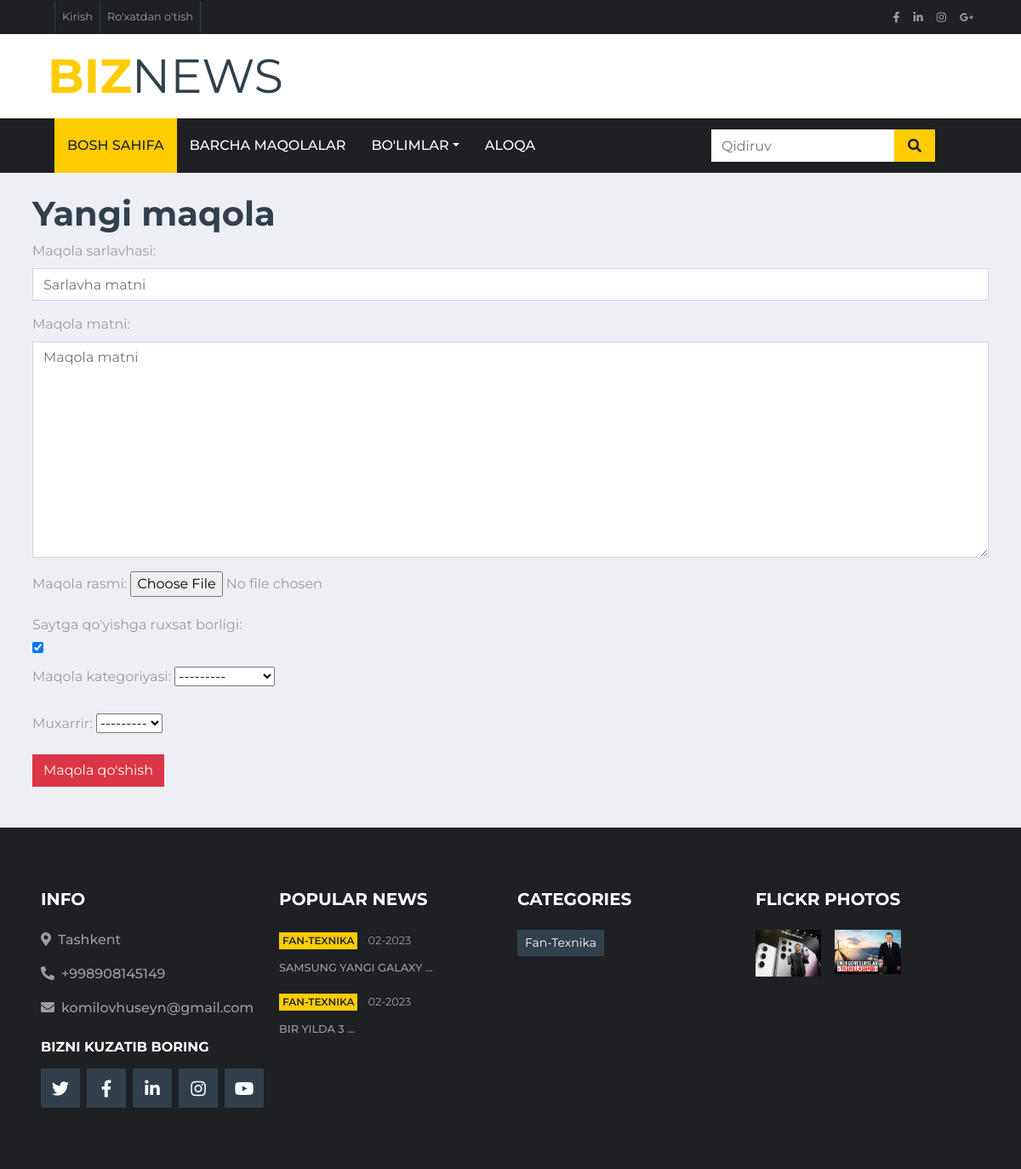
/posts/new/, run on the app's committed database.
### posts/models.py (models this page shows, shortened)
class CategoryPosts(models.Model):
    title = models.CharField(max_length=150, verbose_name="Maqola kategoriyasi", unique=True)
    def __str__(self):
        return self.title
    class Meta:
        verbose_name = "Maqola kategoriyasi"
        verbose_name_plural = "Maqolalar kategoriyalari"

class PostArticles(models.Model):
    title = models.CharField(max_length=300, verbose_name="Maqola sarlavhasi")
    content = models.TextField(verbose_name="Maqola matni")
    photo = models.ImageField(upload_to='photo/', blank=True, null=True, verbose_name="Maqola rasmi")
    watched = models.IntegerField(default=0, verbose_name="Ko'rishlar soni")
    created_ad = models.DateTimeField(auto_now_add=True, verbose_name="Maqola yaratilgan vaqti")
    update_ad = models.DateTimeField(auto_now=True, verbose_name="Tahrirlangan vaqti")
    is_published = models.BooleanField(default=True, verbose_name="Saytga qo'yishga ruxsat borligi")
    category = models.ForeignKey(CategoryPosts, on_delete=models.CASCADE, verbose_name="Maqola kategoriyasi")
    author = models.ForeignKey(User, default=None, null=True, on_delete=models.CASCADE, verbose_name="Muxarrir")
    class Meta:
        verbose_name = "Maqola"
        verbose_name_plural = "Maqolalar"

### posts/views.py (the view)
# urls.py: path('new/', create_post_articles, name="new"),
def create_post_articles(request):
    if request.method == "POST":
        form = PostArticlesForms(data=request.POST)
        if form.is_valid():
            form.save()
            return redirect('index')
    else:
        form = PostArticlesForms
        context = {
            "title": "Maqola qo'shish",
            'form': form
        }
        return render(request, 'posts/new_article.html', context)

### posts/templatetags/posts_tags.py (called while the page is built)
@register.simple_tag()
def posts_tags():
    return CategoryPosts.objects.all()

@register.simple_tag()
def posts_article_slider():
    article = PostArticles.objects.filter(is_published=True).select_related(
        'category')
    return article[:4]

### posts/templates/posts/new_article.html (shortened to what this page needs)
{% extends 'base.html' %}
{% block main %}
<div class="container"><br>
    <h1>Yangi maqola</h1>
    <form action="" method="post" enctype="multipart/form-data">{% csrf_token %}
        {{ form.as_p }}
        {% if 'update' in request.path %}
        <input type="submit" class="btn btn-danger" value="O'zgarishni saqlash">
        <a href="{{ postarticles.get_absolute_url }}" class="btn btn-danger">O'rqaga</a>
        {% else %}
        <input type="submit" class="btn btn-danger" value="Maqola qo'shish">
        {% endif %}
    </form>
</div>
{% endblock main %}

### templates/components/_footer.html (shortened to what this page needs)
{% load posts_tags %}
{% block footer %}
<div class="container-fluid bg-dark pt-5 px-sm-3 px-md-5 mt-5">
    <div class="row py-4">
        <div class="col-lg-3 col-md-6 mb-5">
            <h5 class="mb-4 text-white text-uppercase font-weight-bold">Info</h5>
            <p class="font-weight-medium"><i class="fa fa-map-marker-alt mr-2"></i>Tashkent</p>
            <p class="font-weight-medium"><i class="fa fa-phone-alt mr-2"></i>+998908145149</p>
            <p class="font-weight-medium"><i class="fa fa-envelope mr-2"></i>komilovhuseyn@gmail.com</p>
            <h6 class="mt-4 mb-3 text-white text-uppercase font-weight-bold">Bizni kuzatib boring</h6>
            <div class="d-flex justify-content-start">
                <a class="btn btn-lg btn-secondary btn-lg-square mr-2" href="#"><i class="fab fa-twitter"></i></a>
                <a class="btn btn-lg btn-secondary btn-lg-square mr-2" href="#"><i class="fab fa-facebook-f"></i></a>
                <a class="btn btn-lg btn-secondary btn-lg-square mr-2" href="#"><i class="fab fa-linkedin-in"></i></a>
                <a class="btn btn-lg btn-secondary btn-lg-square mr-2" href="#"><i class="fab fa-instagram"></i></a>
                <a class="btn btn-lg btn-secondary btn-lg-square" href="#"><i class="fab fa-youtube"></i></a>
            </div>
        </div>
        <div class="col-lg-3 col-md-6 mb-5">
            <h5 class="mb-4 text-white text-uppercase font-weight-bold">Popular News</h5>
            {% posts_article_slider as articles %}
            {% for article in articles %}
            <div class="mb-3">
                <div class="mb-2">
                    <a class="badge badge-primary text-uppercase font-weight-semi-bold p-1 mr-2"
                    href="{% url 'category_filter' article.category %}">{{ article.category }}</a>
                    <a class="text-body" href=""><small>{{ article.created_ad|date:"m-o" }}</small></a>
                </div>
                <a class="small text-body text-uppercase font-weight-medium"
                href="{% url 'article_details' article.pk %}">{{ article.title|truncatewords:3 }}</a>
            </div>
            {% endfor %}
        </div>
        <div class="col-lg-3 col-md-6 mb-5">
            <h5 class="mb-4 text-white text-uppercase font-weight-bold">Categories</h5>
            <div class="m-n1">
                {% posts_tags as posts %}
                {% for post in posts %}
                <a href="{% url 'category_filter' post.title %}" class="btn btn-sm btn-secondary m-1">
                    {{ post.title }}</a>
                {% endfor %}
            </div>
        </div>
        <div class="col-lg-3 col-md-6 mb-5">
            <h5 class="mb-4 text-white text-uppercase font-weight-bold">Flickr Photos</h5>
            <div class="row">
                {% for article in articles %}
                {% if article.photo %}
                <div class="col-4 mb-3">
                    <a href=""><img class="w-100" src="{{ article.photo.url }}" alt=""></a>
                </div>
                {% endif %}
                {% endfor %}
            </div>
        </div>
    </div>
</div>
{% endblock footer %}

### data on the page
CategoryPosts: title "Fan-Texnika"
PostArticles: category "FAN-TEXNIKA", created_ad "02-2023", title "SAMSUNG YANGI GALAXY …", photo (picture)
PostArticles: category "FAN-TEXNIKA", created_ad "02-2023", title "BIR YILDA 3 …", photo (picture)
